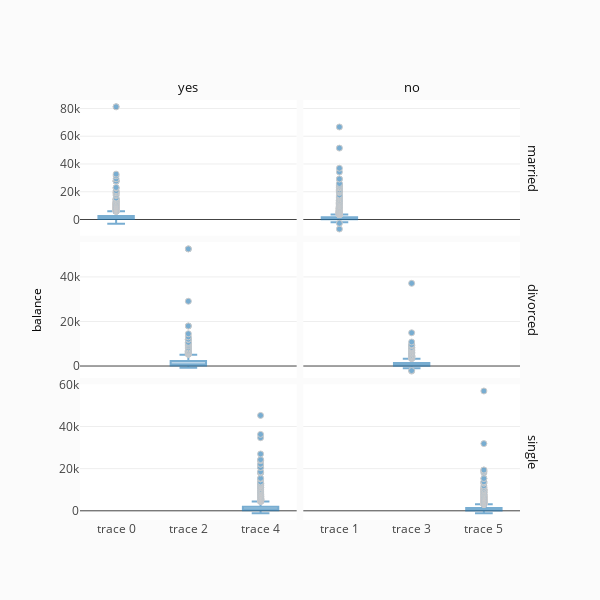

Notebook code for this chart:
### Code cell
# We have missed some important clients with some high balances. 
# This shouldn't be happening.
fig = ff.create_facet_grid(
    df,
    y='balance',
    facet_row='marital',
    facet_col='deposit',
    trace_type='box',
)

iplot(fig, filename='facet - box traces')

### Figure 1 — Plotly figure (JSON) as saved in the notebook; plotly's stock layout.template omitted (floating-point values rounded to 4 significant figures; data arrays with more than 128 entries replaced by an {"elided": "..."} marker saying what was removed)
{"data": [{"marker": {"color": "rgb(31, 119, 180)", "line": {"color": "darkgrey", "width": 1}}, "opacity": 0.6, "type": "box", "uid": "a02a3350-86c5-422f-a8b9-56fa8c48a043", "xaxis": "x", "y": {"elided": "2583 int values"}, "yaxis": "y"}, {"marker": {"color": "rgb(31, 119, 180)", "line": {"color": "darkgrey", "width": 1}}, "opacity": 0.6, "type": "box", "uid": "6537b6ba-0d5f-4563-bf23-8eab0023b76a", "xaxis": "x2", "y": {"elided": "3279 int values"}, "yaxis": "y"}, {"marker": {"color": "rgb(31, 119, 180)", "line": {"color": "darkgrey", "width": 1}}, "opacity": 0.6, "type": "box", "uid": "ae5dfd50-ae6c-4684-9f34-f649cf799040", "xaxis": "x", "y": {"elided": "572 int values"}, "yaxis": "y2"}, {"marker": {"color": "rgb(31, 119, 180)", "line": {"color": "darkgrey", "width": 1}}, "opacity": 0.6, "type": "box", "uid": "acc6938f-7ce2-4491-9c55-b9470c1101ac", "xaxis": "x2", "y": {"elided": "603 int values"}, "yaxis": "y2"}, {"marker": {"color": "rgb(31, 119, 180)", "line": {"color": "darkgrey", "width": 1}}, "opacity": 0.6, "type": "box", "uid": "409f6852-d1aa-45a5-926a-2e94f90156c6", "xaxis": "x", "y": {"elided": "1842 int values"}, "yaxis": "y3"}, {"marker": {"color": "rgb(31, 119, 180)", "line": {"color": "darkgrey", "width": 1}}, "opacity": 0.6, "type": "box", "uid": "ffe039df-1f96-4cff-aa84-7bfd701fc442", "xaxis": "x2", "y": {"elided": "1509 int values"}, "yaxis": "y3"}], "layout": {"annotations": [{"font": {"color": "#0f0f0f", "size": 13}, "showarrow": false, "text": "yes", "textangle": 0, "x": 0.2462, "xanchor": "center", "xref": "paper", "y": 1.03, "yanchor": "middle", "yref": "paper"}, {"font": {"color": "#0f0f0f", "size": 13}, "showarrow": false, "text": "no", "textangle": 0, "x": 0.7537, "xanchor": "center", "xref": "paper", "y": 1.03, "yanchor": "middle", "yref": "paper"}, {"font": {"color": "#0f0f0f", "size": 13}, "showarrow": false, "text": "married", "textangle": 90, "x": 1.03, "xanchor": "center", "xref": "paper", "y": 0.8383, "yanchor": "middle", "yref": "paper"}, {"font": {"color": "#0f0f0f", "size": 13}, "showarrow": false, "text": "divorced", "textangle": 90, "x": 1.03, "xanchor": "center", "xref": "paper", "y": 0.5, "yanchor": "middle", "yref": "paper"}, {"font": {"color": "#0f0f0f", "size": 13}, "showarrow": false, "text": "single", "textangle": 90, "x": 1.03, "xanchor": "center", "xref": "paper", "y": 0.1617, "yanchor": "middle", "yref": "paper"}, {"font": {"color": "#000000", "size": 12}, "showarrow": false, "text": "", "textangle": 0, "x": 0.5, "xanchor": "center", "xref": "paper", "y": -0.1, "yanchor": "middle", "yref": "paper"}, {"font": {"color": "#000000", "size": 12}, "showarrow": false, "text": "balance", "textangle": -90, "x": -0.1, "xanchor": "center", "xref": "paper", "y": 0.5, "yanchor": "middle", "yref": "paper"}], "height": 600, "legend": {"bgcolor": "#efefef", "borderwidth": 1, "x": 1.05, "y": 1, "yanchor": "top"}, "paper_bgcolor": "rgb(251, 251, 251)", "showlegend": false, "title": {"text": ""}, "width": 600, "xaxis": {"anchor": "y3", "domain": [0, 0.4925]}, "xaxis2": {"anchor": "free", "domain": [0.5075, 1], "position": 0}, "yaxis": {"anchor": "free", "domain": [0.6767, 1], "position": 0}, "yaxis2": {"anchor": "free", "domain": [0.3383, 0.6617], "position": 0}, "yaxis3": {"anchor": "x", "domain": [0, 0.3233]}}}
